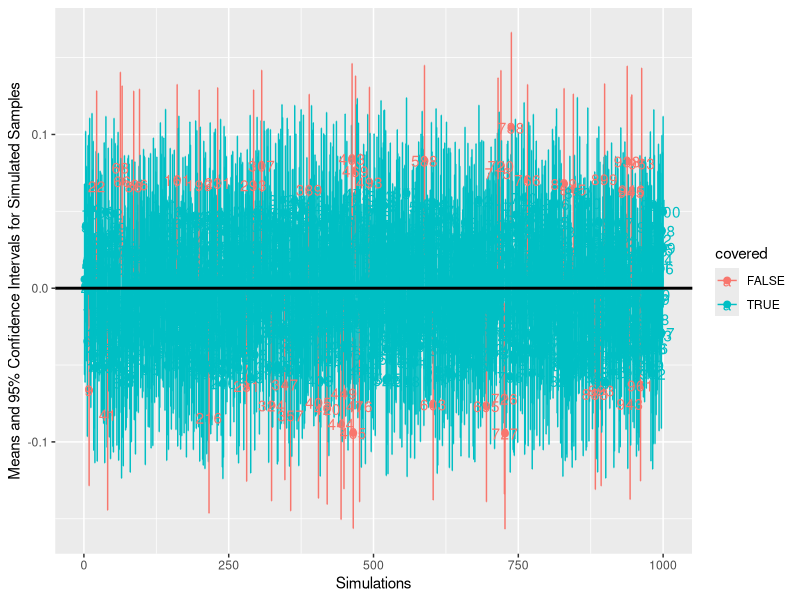

Write the R code that produced this figure.
## ---- chunk 1
knitr::opts_chunk$set(echo = TRUE)
## ---- chunk 2
setwd("~/Documents/GitHub/markup2021/Evelien/Assignment 1")
## ---- chunk 3
library(dplyr)
library(ggplot2)
library(knitr)
## ---- chunk 4
sampinfo <- function(n, keepers){
  keepers <- c("Mean", "Bias", "SE",  "Lower", "Upper")
  dat <- data.frame(matrix(NA, 0, length(keepers))) # create storage for the output
  
  for(i in 1:n){
    ## Drawing the samples ##
    samp <- rnorm(1000, 0, 1) # 1000 samples from a normal distribution with mean 0 and sd 1
    
    ## Calculating statistics ## 
    M <- mean(samp)
    B <- M - 0 # Bias = sample mean - population mean 
    SE <- 1/sqrt(n)
    DF <- n - 1
    LB <- M - (qt(.975, DF)*SE)
    UB <- M + (qt(.975, DF)*SE)
    V <- c(M, B, SE, LB, UB) # extract wanted values 
    dat <- rbind(dat, V)
  }
  colnames(dat) <- keepers
  return(dat) # return the results 
} 

set.seed(1998) # setting a seed for reproducibility 
results <- sampinfo(1000)
(colMeans(results)) # print the column means 
## ---- chunk 5
## Add column 
results <- results %>% 
  mutate(covered = Lower < 0 & 0 < Upper)
colMeans(results) # 95.3% of the samples cover the true population value. 

T <- results[!results$covered,]
(kable(T))
## ---- chunk 6
limits <- aes(ymax = results$Upper, ymin = results$Lower)
ggplot(results, aes(y=Mean, x = 1:1000, colour = covered)) + 
  geom_point(size = 2) +
  geom_errorbar(aes(ymax = Upper, ymin = Lower)) + 
  geom_text(label = row.names(results))+
  geom_hline(aes(yintercept = 0), color = "black", size = 1) + 
  xlab("Simulations") +
  ylab("Means and 95% Confidence Intervals for Simulated Samples")
